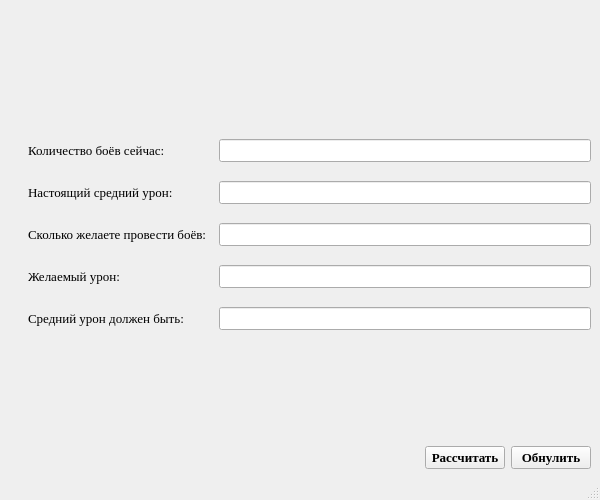
<?xml version="1.0" encoding="UTF-8"?>
<ui version="4.0">
 <class>MainWindow</class>
 <widget class="QMainWindow" name="MainWindow">
  <property name="geometry">
   <rect>
    <x>0</x>
    <y>0</y>
    <width>600</width>
    <height>500</height>
   </rect>
  </property>
  <property name="windowTitle">
   <string>MainWindow</string>
  </property>
  <property name="styleSheet">
   <string notr="true"/>
  </property>
  <widget class="QWidget" name="centralwidget">
   <layout class="QVBoxLayout" name="verticalLayout">
    <item>
     <widget class="QLabel" name="label_11">
      <property name="text">
       <string/>
      </property>
      <property name="pixmap">
       <pixmap>images/logo.png</pixmap>
      </property>
      <property name="alignment">
       <set>Qt::AlignCenter</set>
      </property>
     </widget>
    </item>
    <item>
     <spacer name="verticalSpacer_2">
      <property name="orientation">
       <enum>Qt::Vertical</enum>
      </property>
      <property name="sizeHint" stdset="0">
       <size>
        <width>20</width>
        <height>40</height>
       </size>
      </property>
     </spacer>
    </item>
    <item>
     <layout class="QGridLayout" name="gridLayout_2">
      <property name="horizontalSpacing">
       <number>12</number>
      </property>
      <property name="verticalSpacing">
       <number>19</number>
      </property>
      <item row="3" column="2">
       <widget class="QLineEdit" name="lineEdit_4">
        <property name="font">
         <font>
          <family>Georgia</family>
          <pointsize>10</pointsize>
         </font>
        </property>
       </widget>
      </item>
      <item row="3" column="1">
       <widget class="QLabel" name="label_4">
        <property name="font">
         <font>
          <family>Georgia</family>
          <pointsize>10</pointsize>
         </font>
        </property>
        <property name="layoutDirection">
         <enum>Qt::LeftToRight</enum>
        </property>
        <property name="text">
         <string>Желаемый урон:</string>
        </property>
       </widget>
      </item>
      <item row="1" column="0">
       <widget class="QLabel" name="label_7">
        <property name="text">
         <string/>
        </property>
        <property name="pixmap">
         <pixmap>icons/destruction_24dp_FILL0_wght400_GRAD0_opsz24.svg</pixmap>
        </property>
        <property name="alignment">
         <set>Qt::AlignCenter</set>
        </property>
       </widget>
      </item>
      <item row="1" column="1">
       <widget class="QLabel" name="label_2">
        <property name="font">
         <font>
          <family>Georgia</family>
          <pointsize>10</pointsize>
         </font>
        </property>
        <property name="layoutDirection">
         <enum>Qt::LeftToRight</enum>
        </property>
        <property name="text">
         <string>Настоящий средний урон:</string>
        </property>
       </widget>
      </item>
      <item row="4" column="2">
       <widget class="QLineEdit" name="lineEdit_5">
        <property name="font">
         <font>
          <family>Georgia</family>
          <pointsize>10</pointsize>
         </font>
        </property>
       </widget>
      </item>
      <item row="3" column="0">
       <widget class="QLabel" name="label_9">
        <property name="text">
         <string/>
        </property>
        <property name="pixmap">
         <pixmap>icons/grade_24dp_FILL0_wght400_GRAD0_opsz24.svg</pixmap>
        </property>
        <property name="alignment">
         <set>Qt::AlignCenter</set>
        </property>
       </widget>
      </item>
      <item row="0" column="0">
       <widget class="QLabel" name="label_5">
        <property name="text">
         <string/>
        </property>
        <property name="pixmap">
         <pixmap>icons/add_box_24dp_FILL0_wght400_GRAD0_opsz24.svg</pixmap>
        </property>
        <property name="alignment">
         <set>Qt::AlignCenter</set>
        </property>
       </widget>
      </item>
      <item row="2" column="1">
       <widget class="QLabel" name="label_3">
        <property name="font">
         <font>
          <family>Georgia</family>
          <pointsize>10</pointsize>
         </font>
        </property>
        <property name="layoutDirection">
         <enum>Qt::LeftToRight</enum>
        </property>
        <property name="text">
         <string>Сколько желаете провести боёв:</string>
        </property>
       </widget>
      </item>
      <item row="1" column="2">
       <widget class="QLineEdit" name="lineEdit_2">
        <property name="font">
         <font>
          <family>Georgia</family>
          <pointsize>10</pointsize>
         </font>
        </property>
       </widget>
      </item>
      <item row="0" column="2">
       <widget class="QLineEdit" name="lineEdit">
        <property name="font">
         <font>
          <family>Georgia</family>
          <pointsize>10</pointsize>
         </font>
        </property>
        <property name="styleSheet">
         <string notr="true"/>
        </property>
       </widget>
      </item>
      <item row="4" column="1">
       <widget class="QLabel" name="label_6">
        <property name="font">
         <font>
          <family>Georgia</family>
          <pointsize>10</pointsize>
         </font>
        </property>
        <property name="text">
         <string>Средний урон должен быть:</string>
        </property>
       </widget>
      </item>
      <item row="4" column="0">
       <widget class="QLabel" name="label_10">
        <property name="text">
         <string/>
        </property>
        <property name="pixmap">
         <pixmap>icons/help_24dp_FILL0_wght400_GRAD0_opsz24.svg</pixmap>
        </property>
       </widget>
      </item>
      <item row="2" column="2">
       <widget class="QLineEdit" name="lineEdit_3">
        <property name="font">
         <font>
          <family>Georgia</family>
          <pointsize>10</pointsize>
         </font>
        </property>
        <property name="text">
         <string/>
        </property>
       </widget>
      </item>
      <item row="0" column="1">
       <widget class="QLabel" name="label">
        <property name="font">
         <font>
          <family>Georgia</family>
          <pointsize>10</pointsize>
          <weight>50</weight>
          <bold>false</bold>
         </font>
        </property>
        <property name="layoutDirection">
         <enum>Qt::LeftToRight</enum>
        </property>
        <property name="text">
         <string>Количество боёв сейчас:</string>
        </property>
        <property name="alignment">
         <set>Qt::AlignLeading|Qt::AlignLeft|Qt::AlignVCenter</set>
        </property>
       </widget>
      </item>
      <item row="2" column="0">
       <widget class="QLabel" name="label_8">
        <property name="text">
         <string/>
        </property>
        <property name="pixmap">
         <pixmap>icons/swords_24dp_FILL0_wght400_GRAD0_opsz24.svg</pixmap>
        </property>
        <property name="alignment">
         <set>Qt::AlignCenter</set>
        </property>
       </widget>
      </item>
     </layout>
    </item>
    <item>
     <spacer name="verticalSpacer">
      <property name="orientation">
       <enum>Qt::Vertical</enum>
      </property>
      <property name="sizeHint" stdset="0">
       <size>
        <width>20</width>
        <height>40</height>
       </size>
      </property>
     </spacer>
    </item>
    <item>
     <layout class="QHBoxLayout" name="horizontalLayout">
      <item>
       <spacer name="horizontalSpacer">
        <property name="orientation">
         <enum>Qt::Horizontal</enum>
        </property>
        <property name="sizeHint" stdset="0">
         <size>
          <width>40</width>
          <height>20</height>
         </size>
        </property>
       </spacer>
      </item>
      <item>
       <widget class="QPushButton" name="pushButton_2">
        <property name="font">
         <font>
          <family>Georgia</family>
          <pointsize>10</pointsize>
          <weight>75</weight>
          <bold>true</bold>
         </font>
        </property>
        <property name="text">
         <string>Рассчитать</string>
        </property>
       </widget>
      </item>
      <item>
       <widget class="QPushButton" name="pushButton">
        <property name="font">
         <font>
          <family>Georgia</family>
          <pointsize>10</pointsize>
          <weight>75</weight>
          <bold>true</bold>
         </font>
        </property>
        <property name="text">
         <string>Обнулить</string>
        </property>
       </widget>
      </item>
     </layout>
    </item>
   </layout>
  </widget>
  <widget class="QMenuBar" name="menubar">
   <property name="geometry">
    <rect>
     <x>0</x>
     <y>0</y>
     <width>600</width>
     <height>26</height>
    </rect>
   </property>
  </widget>
  <widget class="QStatusBar" name="statusbar"/>
 </widget>
 <resources/>
 <connections/>
</ui>
